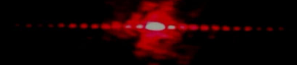
%> input picture Histogramas/Pablo.png, 297 x 65 px
$ octave histograma.m   (GNU Octave 9; MATLAB toolbox functions it lacks are replaced by stand-ins)
%> lines starting %> are read from the running program, lines starting %| are printed output that depends on the picture
%> further down, A is the input picture: size 65x297x3 uint8; mean R, G, B 25, 1.6, 2.4
### Histogramas/rgbGray.m
function [I] = rgbGray(A)
  I = A;
  [M N P] = size(I)
%> M = 65; N = 297; P = 3
  for i=1:M
    for j=1:N
      x=(I(i,j)*0.299+I(i,j)*0.587+I(i,j)*0.114);
      I(i,j,1)=x;
      I(i,j,2)=x;
      I(i,j,3)=x;
    end
  end
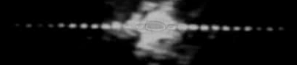
%> I: size 65x297x3 uint8; min 0, max 191, mean 25
end

### Histogramas/histograma.m
% Limpiar valores
clear all; clc;
% Imagen normal
A = imread("Pablo.png");
%Escala de grises
subplot(2,3,1)
I = rgbGray(A);
imshow(I);
title('Escala grises')
% -------------------------------------------------------------
% Guardado de imagenes
E = I;
C = I;
[M N P]=size(I);
%> M = 65; N = 297; P = 3
% -------------------------------------------------------------
% Histograma simple
pixmax = 256;
tam = zeros(pixmax,1);
for x=1:M
  for y=1:N
    xy=I(x,y);
    for val=1:pixmax
      if xy==val
        tam(val)=tam(val)+1;
      end
    end
  end
end
%> after the loop, tam = 256 values, max 598 at index 1, min 0 at index 4, mean 27.74
subplot(2,3,4)
plot(tam)
title('Histograma simple')
% -------------------------------------------------------------
% Histograma acumulado
VI = [1:256];
Vo=0;
for ru=1:256
  H(ru)=Vo+tam(ru);
  Vo=H(ru);
end
%> this loop made 256 passes
%> Vo on passes 1 to 3: 598, 861, 1190
%> after the loop, H = 256 values from 598 to 7102
subplot(2,3,5)
plot(H)
title('Histograma Acumulado')
% [13 lines of commented-out code are left out]
total = (M*N);
%> total = 19305
escalado = zeros(pixmax,1);
for i=1:256
  freq(i) = tam(i) / total;
end
%> after the loop, freq = 256 values, max 0.031 at index 1, min 0 at index 4, mean 0.00144
for i=2:256
  freq(i) = freq(i) + freq(i - 1);
  escalado(i) = round(255 * freq(i));
end
%> after the loop, escalado = 256 values from 0 to 94; freq = 256 values from 0.031 to 0.368
for rx=1:M
  for ry=1:N
    temp = I(rx, ry) + 1;
    E(rx, ry, 1) = escalado(temp);
    E(rx, ry, 2) = escalado(temp);
    E(rx, ry, 3) = escalado(temp);
  end
end
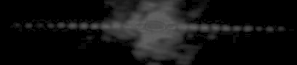
%> E: size 65x297x3 uint8; min 0, max 94, mean 17.9
hl = zeros(pixmax,1);
for cx=1:M
  for cy=1:N
    temp = E(cx, cy) + 1;
    hl(temp) = hl(temp) + 1;
  end
end
%> after the loop, hl = 256 values, max 12203 at index 1, min 0 at index 2, mean 75.41
Vo=0;
for ru=1:256
  N(ru)=Vo+hl(ru);
  Vo=N(ru);
end
%> this loop made 256 passes
%> Vo on passes 1 to 3: 12203, 12203, 12203
%> after the loop, N = 256 values from 12203 to 19305
subplot(2,3,6)
plot(hl)
title('Histograma lineal')
subplot(2,3,2)
plot(N)
title('Histograma lineal acumulado')
% -------------------------------------------------------------
subplot(2,3,3)
imshow(E)
title('Imagen ecualizada')
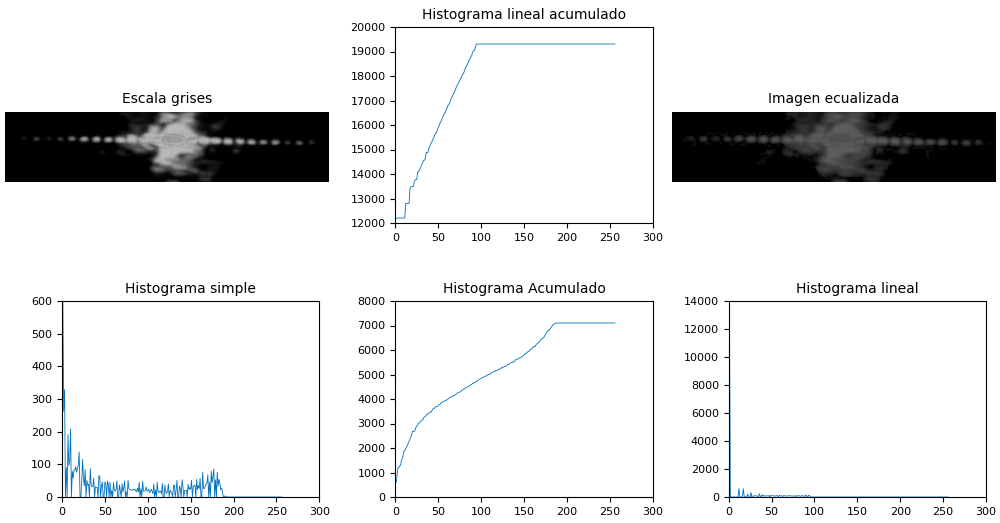
%> figure redrawn from the program's plot data, 6 panels
